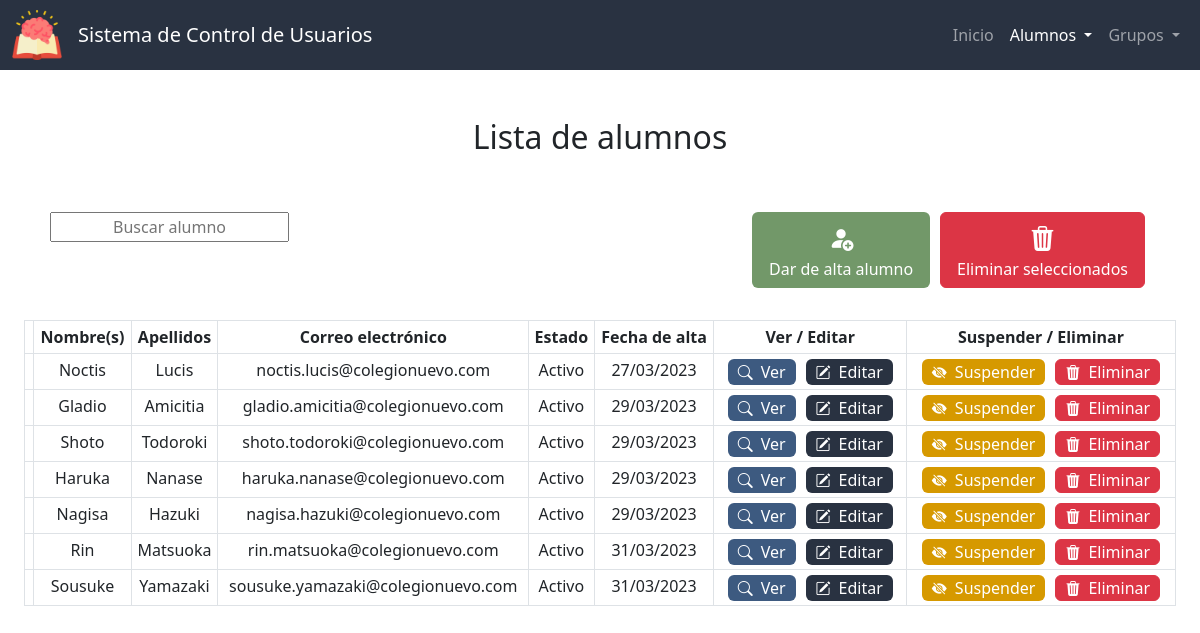
/lista_alumnos, run on an earlier commit of the app's database.
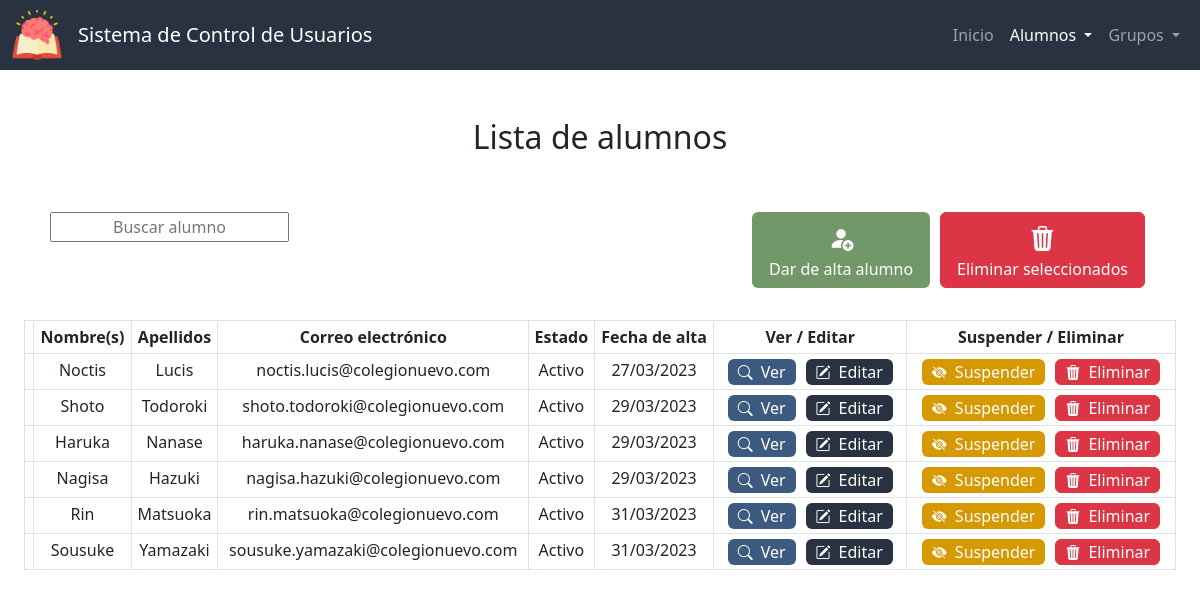
And on a later commit of the database.
### app.py (models this page shows, shortened)
class Alumnos(db.Model):
    id = db.Column(db.Integer, primary_key=True)
    nombre = db.Column(db.String(50), nullable=False)
    apellidos = db.Column(db.String(50), nullable=False)
    correo = db.Column(db.String(50), nullable=False, unique=True)
    estado = db.Column(db.Integer, nullable=False, default=0) # 0 - activo, 1 - suspendido, 2 - baja
    fecha_de_creacion = db.Column(db.DateTime, nullable=False, default=datetime.now)

### app.py (the view)
@app.route("/lista_alumnos")
def lista_alumnos():
    estados = [0, 1]
    lista = Alumnos.query.filter(Alumnos.estado.in_(estados)).all()
    return render_template("lista_alumnos.html", active="Lista de alumnos", lista=lista, estados=ESTADOSV)

### templates/lista_alumnos.html (shortened to what the changed rows need)
{% extends "layout.html" %}
{% block scripts %}
    <link href="https://unpkg.com/bootstrap-table@1.21.3/dist/bootstrap-table.min.css" rel="stylesheet">
{% endblock %}
{% block main %}
    <h2 class="mb-5">Lista de alumnos</h2>
    <br>
    <div id="alumnos-div" class="container-fluid">
        <table id="tabla-alumnos" class="table table-hover table-bordered table-sm"
        data-search="true" data-search-accent-neutralise="true" data-search-selector="#buscar"
        data-show-columns="true" data-show-columns-toggle-all="true"
        data-show-pagination-switch="true" data-show-toggle="true" data-show-fullscreen="true"
        data-buttons-class="" data-locale="es-MX" data-visible-search="true"
        data-page-list="[10, 25, 50, 100, All]" data-select-item-name="selectedItems">
            <thead id="thead" class="color-primario">
                <tr>
                    <th data-field="state" data-checkbox="true"></th>
                    <th data-sortable="true" scope="col">Nombre(s)</th>
                    <th data-sortable="true" scope="col">Apellidos</th>
                    <th data-sortable="true" scope="col">Correo electrónico</th>
                    <th data-sortable="true" scope="col" class="col-movil">Estado</th>
                    <th data-sortable="true" scope="col" class="col-movil">Fecha de alta</th>
                    <th>Ver / Editar</th>
                    <th class="col-movil">Suspender / Eliminar</th>
                </tr>
            </thead>
            <tbody id="tbody">
                {% for i in lista %}
                    <tr {% if i.estado == 1 %} class="suspendido" {% endif %}>
                        <td></td>
                        <td >{{ i.nombre }}</td>
                        <td>{{ i.apellidos }}</td>
                        <td>{{ i.correo }}</td>
                        <td>{{ estados[i.estado] }}</td>
                        <td>{{ i.fecha_de_creacion.strftime('%d/%m/%Y') }}</td>
                        <td>
                            <div class="btn-group">
                                <form action="/ver_alumno" method="get">
                                    <button type="submit" class="edit btn ver" title="Ver alumno"><i class="bi-small bi bi-search mx-1"></i><span class="mx-1 no-movil">Ver</span></button>
                                </form>
                                <form action="/editar_alumno" method="get">
                                    <button type="submit" class="edit btn color-primario" title="Editar alumno"><i class="bi-small bi bi-pencil-square mx-1"></i><span class="mx-1 no-movil">Editar</span></button>
                                </form>
                            </div>
                        </td>
                        <td>
                            <div class="btn-group">
                                <form action="/suspender_alumno" method="post" {% if i.estado in (1,2) %} style="display:none;" {% else %} style="display:inline;" {% endif %}>
                                    <button type="submit" class="edit btn amarillo" title="Suspender alumno"><i class="bi-small bi bi-eye-slash-fill mx-1"></i><span class="mx-1 no-movil">Suspender</span></button>
                                </form>
                                <form id="form-eliminar-usuario" action="/eliminar_usuario" method="post">
                                    <button type="button" class="edit btn btn-danger" title="Eliminar alumno" onclick="confirmarEliminarUsuario({{ i.id }})"><i class="bi-small bi bi-trash3-fill mx-1"></i><span class="mx-1 no-movil">Eliminar</span></button>
                                </form>
                            </div>
                        </td>
                    </tr>
                {% endfor %}
            </tbody>
        </table>
    </div>
{% endblock %}

What changed in the data, as far as the page shows it:
no longer on this page (row edited): Alumnos: nombre "Gladio", apellidos "Amicitia", correo "gladio.amicitia@colegionuevo.com", estado "Activo", fecha_de_creacion "29/03/2023"
